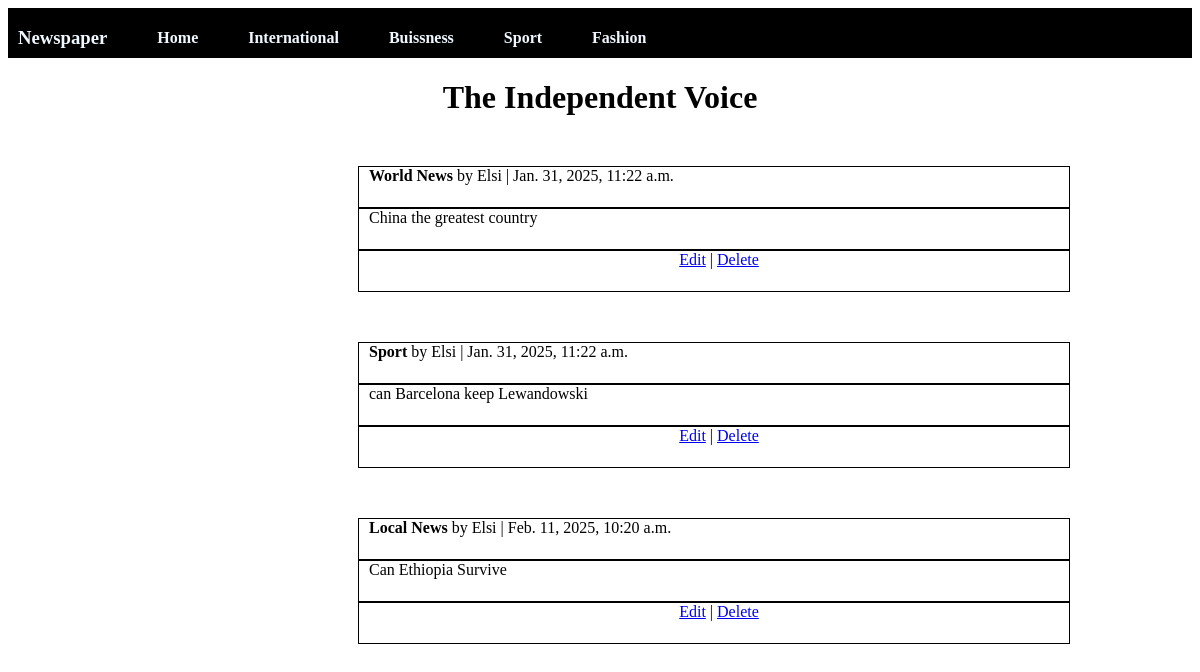
Page /list on the committed database.
### articles/models.py (models this page shows, shortened)
class Article(models.Model):
    title = models.CharField(max_length=150)
    body = models.TextField()
    date = models.DateTimeField(auto_now_add=True)
    author = models.ForeignKey(
        get_user_model(),
        on_delete= models.CASCADE
    )

### articles/views.py (the view)
# urls.py: path("list", ArticleListView.as_view(), name="list")
class ArticleListView(ListView):
    model = Article
    template_name = "articles/list.html"

### articles/templates/articles/list.html (shortened to what this page needs)
{% extends 'articles/home.html' %}
{% load static %}
{% block body %}
{% for article in object_list %}
<div class="all">
    <div class="clas">
    <span class="elsi">{{article.title}}</span>
    <span>by {{article.author}} | {{article.date}}</span>
</div>
<div class="body">
    {{article.body}}
</div>
<div class="a">
    <a href="{% url 'edit' article.pk %}">Edit</a> |
    <a href="#">Delete</a>
</div>
</div>
{% endfor %}
{% endblock %}

### articles/templates/articles/home.html (shortened to what this page needs)
<!DOCTYPE html>
<html>
    <head>
        {% load static %}
        <link href="{% static 'articles/home.css' %}" rel="stylesheet">
    </head>
    <body>
        <div class="news">
            <h3>Newspaper</h3>
            <h4>Home</h4>
            <h4>International</h4>
            <h4>Buissness</h4>
            <h4>Sport</h4>
            <h4>Fashion</h4>
        </div>
        <div class="head">
            <h1>The Independent Voice</h1>
        </div>
        {% block body %}
        {% endblock %}
    </body>
</html>

### articles/static/articles/home.css (style rules this page uses)
.news { display: flex; gap: 50px; background-color: black; color: aliceblue; padding-left: 10px; height: 50px; }
.head { text-align: center; }
.all { padding-left: 300px; margin: 50px; }
.elsi { font-weight: bold; }
.clas { border: 1px solid black; width: 700px; height: 40px; padding-left: 10px; }
.body { border: 1px solid black; width: 700px; height: 40px; padding-left: 10px; }
.a { text-align: center; border: 1px solid black; width: 700px; height: 40px; padding-left: 10px; }

### rows in the picture
Article: title "World News", author "Elsi", date "Jan. 31, 2025, 11:22 a.m.", body "China the greatest country"
Article: title "Sport", author "Elsi", date "Jan. 31, 2025, 11:22 a.m.", body "can Barcelona keep Lewandowski"
Article: title "Local News", author "Elsi", date "Feb. 11, 2025, 10:20 a.m.", body "Can Ethiopia Survive"
